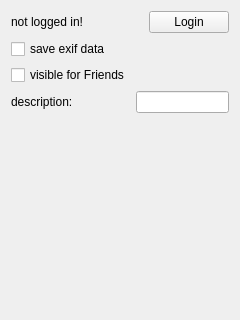
<?xml version="1.0" encoding="UTF-8"?>
<ui version="4.0">
 <class>Widget</class>
 <widget class="QWidget" name="Widget">
  <property name="geometry">
   <rect>
    <x>0</x>
    <y>0</y>
    <width>240</width>
    <height>320</height>
   </rect>
  </property>
  <property name="windowTitle">
   <string notr="true">Form</string>
  </property>
  <layout class="QGridLayout" name="gridLayout">
   <item row="4" column="0" colspan="3">
    <widget class="QLabel" name="uploadingImageLabel">
     <property name="text">
      <string/>
     </property>
    </widget>
   </item>
   <item row="0" column="0">
    <widget class="QLabel" name="currentUserLabel">
     <property name="text">
      <string>not logged in!</string>
     </property>
    </widget>
   </item>
   <item row="0" column="2">
    <widget class="QPushButton" name="loginButton">
     <property name="text">
      <string>Login</string>
     </property>
    </widget>
   </item>
   <item row="3" column="0">
    <widget class="QLabel" name="label">
     <property name="text">
      <string>description:</string>
     </property>
    </widget>
   </item>
   <item row="0" column="1">
    <spacer name="horizontalSpacer">
     <property name="orientation">
      <enum>Qt::Horizontal</enum>
     </property>
     <property name="sizeHint" stdset="0">
      <size>
       <width>40</width>
       <height>20</height>
      </size>
     </property>
    </spacer>
   </item>
   <item row="3" column="1" colspan="2">
    <widget class="QLineEdit" name="descriptionLineEdit"/>
   </item>
   <item row="2" column="0">
    <widget class="QCheckBox" name="friendsCheckBox">
     <property name="text">
      <string>visible for Friends</string>
     </property>
    </widget>
   </item>
   <item row="1" column="0">
    <widget class="QCheckBox" name="exifCheckBox">
     <property name="text">
      <string>save exif data</string>
     </property>
    </widget>
   </item>
  </layout>
 </widget>
 <resources/>
 <connections/>
</ui>
